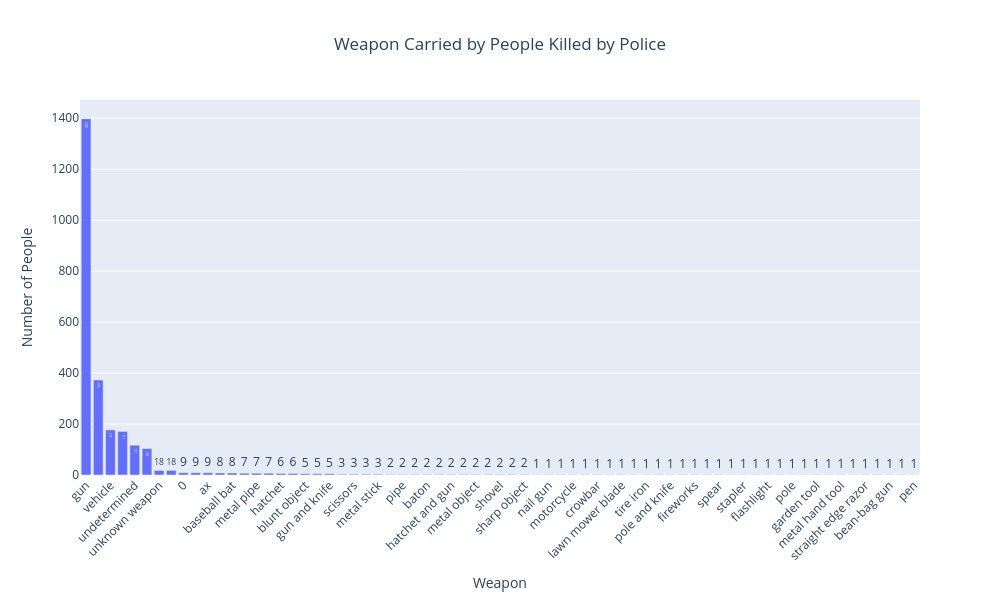

Source (notebook cell):
### Code cell
import plotly.express as px

weapon_count = df_fatalities["armed"].value_counts()

fig = px.bar(
    x=weapon_count.index,
    y=weapon_count.values,
    labels={
        "x": "Weapon",
        "y": "Number of People"
    },
    title="Weapon Carried by People Killed by Police",
    text=weapon_count.values
)

fig.update_layout(
    title_x=0.5,
    xaxis_tickangle=-45,
    width=1000,
    height=600
)

fig.show()

### Figure 1 — Plotly figure (JSON) as saved in the notebook; plotly's stock layout.template omitted (floating-point values rounded to 4 significant figures)
{"data": [{"hovertemplate": "Weapon=%{x}<br>Number of People=%{y}<br>text=%{text}<extra></extra>", "legendgroup": "", "marker": {"color": "#636efa", "pattern": {"shape": ""}}, "name": "", "orientation": "v", "showlegend": false, "text": [1398.0, 373.0, 177.0, 171.0, 117.0, 104.0, 18.0, 18.0, 9.0, 9.0, 9.0, 8.0, 8.0, 7.0, 7.0, 7.0, 6.0, 6.0, 5.0, 5.0, 5.0, 3.0, 3.0, 3.0, 3.0, 2.0, 2.0, 2.0, 2.0, 2.0, 2.0, 2.0, 2.0, 2.0, 2.0, 2.0, 2.0, 1.0, 1.0, 1.0, 1.0, 1.0, 1.0, 1.0, 1.0, 1.0, 1.0, 1.0, 1.0, 1.0, 1.0, 1.0, 1.0, 1.0, 1.0, 1.0, 1.0, 1.0, 1.0, 1.0, 1.0, 1.0, 1.0, 1.0, 1.0, 1.0, 1.0, 1.0, 1.0], "textposition": "auto", "type": "bar", "x": ["gun", "knife", "vehicle", "unarmed", "undetermined", "toy weapon", "unknown weapon", "machete", 0, "Taser", "ax", "sword", "baseball bat", "hammer", "metal pipe", "box cutter", "hatchet", "crossbow", "blunt object", "screwdriver", "gun and knife", "guns and explosives", "scissors", "rock", "metal stick", "brick", "pipe", "chain saw", "baton", "piece of wood", "hatchet and gun", "beer bottle", "metal object", "metal pole", "shovel", "meat cleaver", "sharp object", "bayonet", "nail gun", "glass shard", "motorcycle", "metal rake", "crowbar", "contractor's level", "lawn mower blade", "machete and gun", "tire iron", "air conditioner", "pole and knife", "baseball bat and bottle", "fireworks", "oar", "spear", "pitchfork", "stapler", "flagpole", "flashlight", "pick-axe", "pole", "cordless drill", "garden tool", "hand torch", "metal hand tool", "carjack", "straight edge razor", "baseball bat and fireplace poker", "bean-bag gun", "chain", "pen"], "xaxis": "x", "y": [1398, 373, 177, 171, 117, 104, 18, 18, 9, 9, 9, 8, 8, 7, 7, 7, 6, 6, 5, 5, 5, 3, 3, 3, 3, 2, 2, 2, 2, 2, 2, 2, 2, 2, 2, 2, 2, 1, 1, 1, 1, 1, 1, 1, 1, 1, 1, 1, 1, 1, 1, 1, 1, 1, 1, 1, 1, 1, 1, 1, 1, 1, 1, 1, 1, 1, 1, 1, 1], "yaxis": "y"}], "layout": {"barmode": "relative", "height": 600, "legend": {"tracegroupgap": 0}, "title": {"text": "Weapon Carried by People Killed by Police", "x": 0.5}, "width": 1000, "xaxis": {"anchor": "y", "autorange": true, "domain": [0, 1], "range": [-0.5, 68.5], "tickangle": -45, "title": {"text": "Weapon"}, "type": "category"}, "yaxis": {"anchor": "x", "autorange": true, "domain": [0, 1], "range": [0, 1472.0], "title": {"text": "Number of People"}, "type": "linear"}}}
